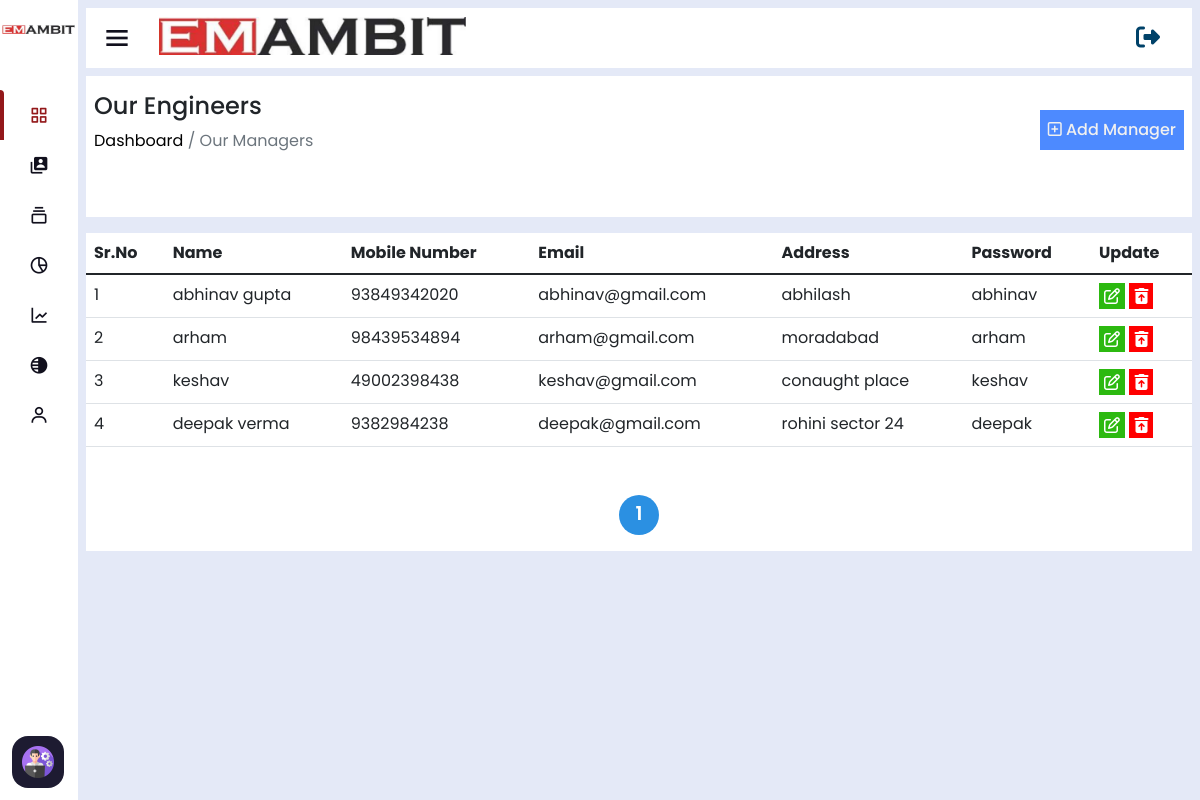
/our-managers/ (signed in), run on the app's committed database.
### home/models.py (models this page shows, shortened)
class CustomUser(AbstractUser):
    username = None
    email = models.EmailField(unique=True)
    user_phone = models.CharField(max_length=50,unique=True)
    user_address=models.CharField(max_length=50)
    user_gender=models.CharField(max_length=50)
    user_status=models.CharField(max_length=100,null=True,blank=True,default='Engineer')
    total_cost=models.IntegerField(default=0,null=True,blank=True)
    visible_password=models.CharField(max_length=254,null=True,blank=True)
    attendance_status=models.CharField(max_length=250,null=True,blank=True,default="A")
    USERNAME_FIELD = 'email'
    REQUIRED_FIELDS = []
    objects = CustomUserManager()

### home/views.py (the view)
# urls.py: path('our-managers/',ourManagers_view),
@login_required(login_url='/login')
def ourManagers_view(request):
    engineers=CustomUser.objects.filter(user_status="Manager").order_by('-id')
    p = Paginator(engineers, 6)
    page_number = request.GET.get('page')
    try:
        page_obj = p.get_page(page_number)
    except PageNotAnInteger:
        page_obj = p.page(1)
    except EmptyPage:
        page_obj = p.page(p.num_pages)
    return render(request,'our-manager.html',{'data':page_obj})

### home/templates/our-manager.html (shortened to what this page needs)
<!DOCTYPE html>
<html lang="en" dir="ltr">
<head>
  {% include 'header-links.html' %}
</head>
<body>
  {% include 'header.html' %}
  {% if user.is_authenticated and user.is_superuser %}
  <section class="nav-section">
    {% include 'subtitle.html' %}
    <div class="breadcum">
      <div class="flex">
        <div>
          <h2>Our Engineers</h2>
          <p> <a href="/"> Dashboard</a> / Our Managers</p>
        </div>
        <div class="assign-engineer-btn p-2">
          <a href="/add-manager"><i class="fa-regular fa-square-plus"></i> Add Manager</a>
        </div>
      </div>
    </div>
    <div class="assign-engineer-table overflow-auto editable-table" style="background: white;">
      <div class="row">
        <div class="col-md-12">
          <table class="table large-table">
            <thead>
              <tr>
                <th scope="col">Sr.No</th>
                <th scope="col">Name</th>
                <th scope="col">Mobile Number</th>
                <th scope="col">Email</th>
                <th scope="col">Address</th>
                <th scope="col">Password</th>
                <th scope="col">Update</th>
              </tr>
            </thead>
            <tbody>
              {% for i in data.object_list %}
              <tr>
                <td>{{forloop.counter}}</td>
                <td>{{i.first_name}}</td>
                <td>{{i.user_phone}}</td>
                <td>{{i.email}}</td>
                <td>{{i.user_address}}</td>
                <td>{{i.visible_password}}</td>
                <td>
                  <a href="/update-manager/{{i.id}}"><i class="fa-regular fa-pen-to-square"></i></a>
                  <a href="/delete-manager/{{i.id}}"><i class="fa-solid fa-trash-can-arrow-up"></i></a>
                </td>
              </tr>
              {% endfor %}
            </tbody>
          </table>
          <div class="pagination">
            <span class="num" >{{data.number}}</span>
          </div>
        </div>
      </div>
    </div>
  </section>
  {% else %}
  <script>
      window.location.href='/page-note-found'
  </script>
  {% endif %}
</body>
</html>

### home/static/assets/css/sidebar.css (style rules this page uses)
* { margin: 0; padding: 0; box-sizing: border-box; font-family: 'Poppins', sans-serif; }
.nav-section { position: relative; background: #E4E9F7; min-height: 100vh; left: 260px; width: calc(100% - 260px); transition: all 0.5s ease; }
.sidebar.close~.nav-section { left: 78px; width: calc(100% - 78px); }

### home/static/assets/css/style.css (style rules this page uses)
* { margin: 0; padding: 0; box-sizing: border-box; font-family: "Poppins" , sans-serif; text-decoration: none; }
a { text-decoration: none !important; }
:root { --main-bg : #E4E9F7; --light-white: #f0f0f0; --light-white-p: #6c757d; --color-anchor: #0d6efd; --color-blue: #4d8aff; --color-dark-blue: #004269; --color-blu : #4387c0; --color-blue-light : #00AAA9; --color-orange : orange; --color-green : rgb(44, 185, 16); }
.flex { display: flex; align-items: center; justify-content: space-between; margin-bottom: 2rem; }
.breadcum { background: white; padding: 1rem 0.5rem; margin-bottom: 1rem; }
.breadcum h2 { font-size: 1.5rem; }
.breadcum p { color: var(--light-white-p); }
.breadcum a { color: black; }
table { width: 100%; }
.assign-engineer-btn { background: var(--color-blue); display: inline-block; }
.assign-engineer-btn a { color: var(--light-white); font-weight: 500; }
.editable-table td .fa-pen-to-square { background: var(--color-green); color: white; padding: 5px; }
.editable-table td .fa-trash-can-arrow-up { background: red; color: white; padding: 5px; }
td .fa-trash-can-arrow-up { background: red; color: white; padding: 5px; }
.large-table { min-width: 850px; }
.nav-section { padding: 0.5rem !important; }
.pagination { padding: 1rem 0; display: flex; align-items: center; justify-content: space-evenly; width: 80%; margin: auto; margin-top: 2rem; background: rgba(255, 255, 255, 0.353); border-radius: 10px; }
.pagination .num { padding: 0.2rem 0.5rem; font-size: 1.2rem; font-weight: 600; background: rgb(43, 144, 226); color: white; height: 40px; width: 40px; border-radius: 50%; display: flex; align-items: center; justify-content: center; }

### data on the page
CustomUser: first_name "abhinav gupta", user_phone "93849342020", email "abhinav@gmail.com", user_address "abhilash", visible_password "abhinav"
CustomUser: first_name "arham", user_phone "98439534894", email "arham@gmail.com", user_address "moradabad", visible_password "arham"
CustomUser: first_name "keshav", user_phone "49002398438", email "keshav@gmail.com", user_address "conaught place", visible_password "keshav"
CustomUser: first_name "deepak verma", user_phone "9382984238", email "deepak@gmail.com", user_address "rohini sector 24", visible_password "deepak"

### other printed values
{{ data.number }} "1"
